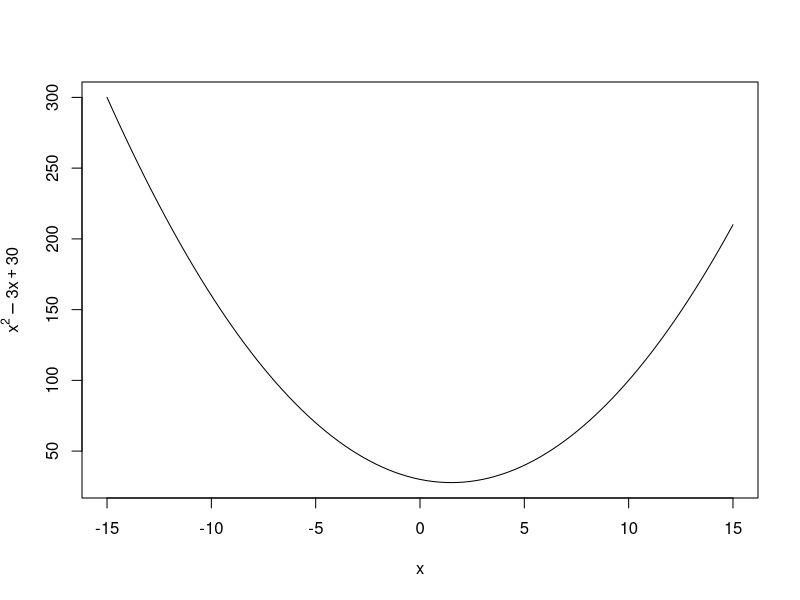
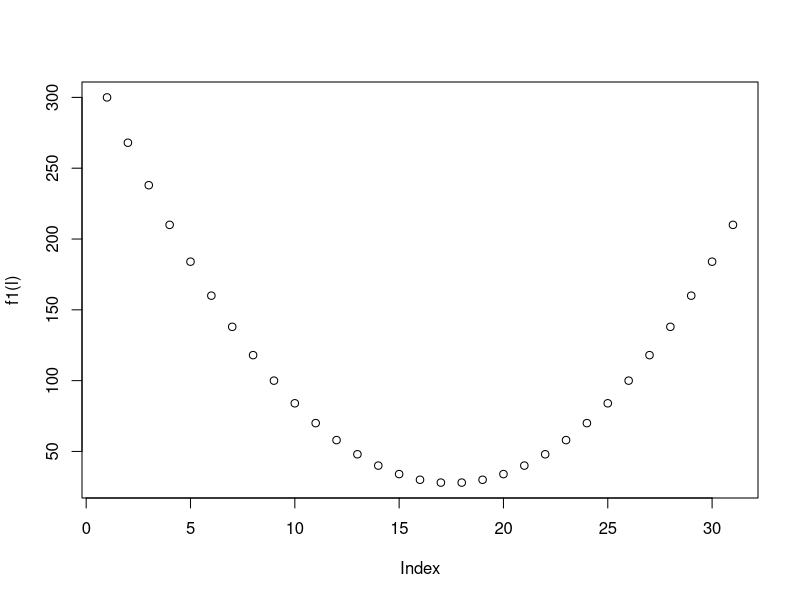
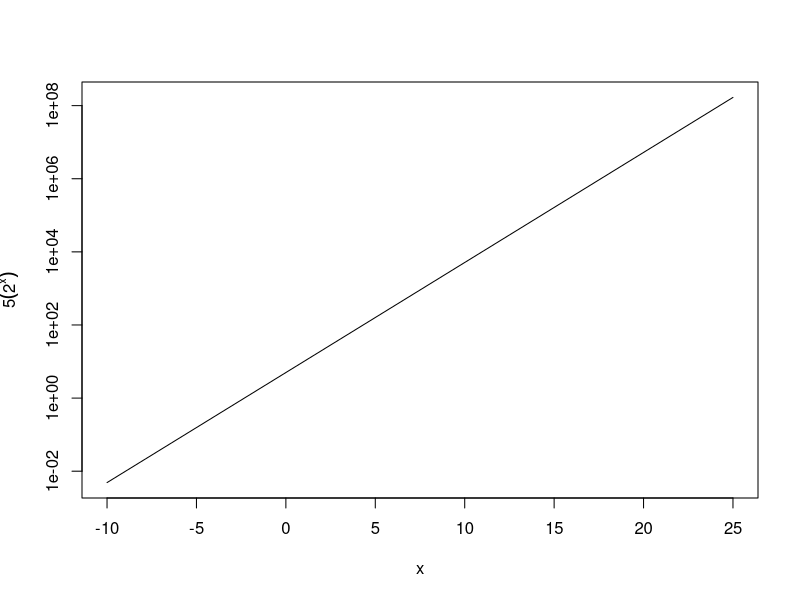
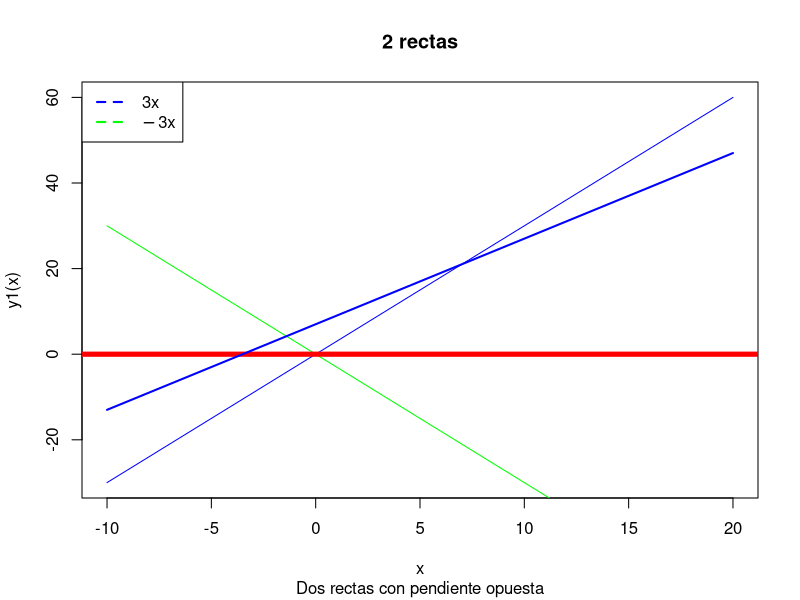

The R script that drew these images, in order:
## ---- chunk 1
knitr::opts_chunk$set(echo = TRUE)
## ---- chunk 2
f1 = function(x) {
  x^2 - 3*x + 30
}
curve(f1,
      from = -15,
      to = 15,
      xlab = "x",
      ylab = expression(y = x^2-3*x+30)
)
## ---- chunk 3
l = -15:15
plot(f1(l))
## ---- chunk 4
f2 = function(x) {
  5*(2^x)
}
curve(f2,
      from = -10,
      to = 25,
      ylab = expression(5(2^x)),
      log = "y")

## ---- chunk 5
y1 = function(x) {3*x}
y2 = function(x) {-3*x}
curve(y1,
      from = -10,
      to = 20,
      col = "blue",
      main = "2 rectas",
      sub = "Dos rectas con pendiente opuesta")
curve(y2,
      add = TRUE,
      col = "green")
legend("topleft",
       lw = 2,
       legend = c(expression(3*x), expression(-3*x)),
       col = c("blue", "green"),
       lty = c("dashed", "dashed"))

## Pregunta 5
abline(h=0,
       col = "red",
       lwd = 5)

## Pregunta 6
y3 = function(x) {2*x+7}
curve(y3,
      col = "blue",
      lwd = 2,
      add = TRUE)

